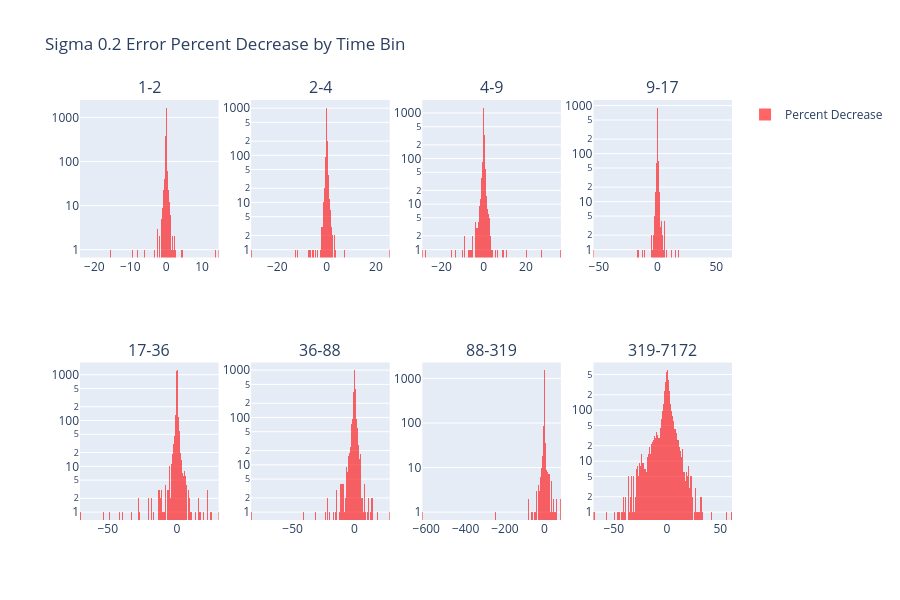

Notebook code for this chart:
### Code cell
error_change_proportion_by_time_bin(S0_2_unary, data[0.2][0]['static_info'])

### Figure 1 — Plotly figure (JSON) as saved in the notebook; plotly's stock layout.template omitted (floating-point values rounded to 4 significant figures; data arrays with more than 128 entries replaced by an {"elided": "..."} marker saying what was removed)
{"data": [{"marker": {"color": "red"}, "name": "Percent Decrease", "opacity": 0.6, "showlegend": true, "type": "histogram", "x": {"elided": "4797 float values"}, "xaxis": "x", "yaxis": "y"}, {"marker": {"color": "red"}, "name": "Percent Decrease", "opacity": 0.6, "showlegend": false, "type": "histogram", "x": {"elided": "2827 float values"}, "xaxis": "x2", "yaxis": "y2"}, {"marker": {"color": "red"}, "name": "Percent Decrease", "opacity": 0.6, "showlegend": false, "type": "histogram", "x": {"elided": "4081 float values"}, "xaxis": "x3", "yaxis": "y3"}, {"marker": {"color": "red"}, "name": "Percent Decrease", "opacity": 0.6, "showlegend": false, "type": "histogram", "x": {"elided": "3451 float values"}, "xaxis": "x4", "yaxis": "y4"}, {"marker": {"color": "red"}, "name": "Percent Decrease", "opacity": 0.6, "showlegend": false, "type": "histogram", "x": {"elided": "3663 float values"}, "xaxis": "x5", "yaxis": "y5"}, {"marker": {"color": "red"}, "name": "Percent Decrease", "opacity": 0.6, "showlegend": false, "type": "histogram", "x": {"elided": "3694 float values"}, "xaxis": "x6", "yaxis": "y6"}, {"marker": {"color": "red"}, "name": "Percent Decrease", "opacity": 0.6, "showlegend": false, "type": "histogram", "x": {"elided": "3720 float values"}, "xaxis": "x7", "yaxis": "y7"}, {"marker": {"color": "red"}, "name": "Percent Decrease", "opacity": 0.6, "showlegend": false, "type": "histogram", "x": {"elided": "3740 float values"}, "xaxis": "x8", "yaxis": "y8"}], "layout": {"annotations": [{"font": {"size": 16}, "showarrow": false, "text": "1-2", "x": 0.1062, "xanchor": "center", "xref": "paper", "y": 1, "yanchor": "bottom", "yref": "paper"}, {"font": {"size": 16}, "showarrow": false, "text": "2-4", "x": 0.3688, "xanchor": "center", "xref": "paper", "y": 1, "yanchor": "bottom", "yref": "paper"}, {"font": {"size": 16}, "showarrow": false, "text": "4-9", "x": 0.6313, "xanchor": "center", "xref": "paper", "y": 1, "yanchor": "bottom", "yref": "paper"}, {"font": {"size": 16}, "showarrow": false, "text": "9-17", "x": 0.8938, "xanchor": "center", "xref": "paper", "y": 1, "yanchor": "bottom", "yref": "paper"}, {"font": {"size": 16}, "showarrow": false, "text": "17-36", "x": 0.1062, "xanchor": "center", "xref": "paper", "y": 0.375, "yanchor": "bottom", "yref": "paper"}, {"font": {"size": 16}, "showarrow": false, "text": "36-88", "x": 0.3688, "xanchor": "center", "xref": "paper", "y": 0.375, "yanchor": "bottom", "yref": "paper"}, {"font": {"size": 16}, "showarrow": false, "text": "88-319", "x": 0.6313, "xanchor": "center", "xref": "paper", "y": 0.375, "yanchor": "bottom", "yref": "paper"}, {"font": {"size": 16}, "showarrow": false, "text": "319-7172", "x": 0.8938, "xanchor": "center", "xref": "paper", "y": 0.375, "yanchor": "bottom", "yref": "paper"}], "barmode": "overlay", "height": 600, "title": {"text": "Sigma 0.2 Error Percent Decrease by Time Bin"}, "xaxis": {"anchor": "y", "domain": [0, 0.2125]}, "xaxis2": {"anchor": "y2", "domain": [0.2625, 0.475]}, "xaxis3": {"anchor": "y3", "domain": [0.525, 0.7375]}, "xaxis4": {"anchor": "y4", "domain": [0.7875, 1]}, "xaxis5": {"anchor": "y5", "domain": [0, 0.2125]}, "xaxis6": {"anchor": "y6", "domain": [0.2625, 0.475]}, "xaxis7": {"anchor": "y7", "domain": [0.525, 0.7375]}, "xaxis8": {"anchor": "y8", "domain": [0.7875, 1]}, "yaxis": {"anchor": "x", "domain": [0.625, 1], "type": "log"}, "yaxis2": {"anchor": "x2", "domain": [0.625, 1], "type": "log"}, "yaxis3": {"anchor": "x3", "domain": [0.625, 1], "type": "log"}, "yaxis4": {"anchor": "x4", "domain": [0.625, 1], "type": "log"}, "yaxis5": {"anchor": "x5", "domain": [0, 0.375], "type": "log"}, "yaxis6": {"anchor": "x6", "domain": [0, 0.375], "type": "log"}, "yaxis7": {"anchor": "x7", "domain": [0, 0.375], "type": "log"}, "yaxis8": {"anchor": "x8", "domain": [0, 0.375], "type": "log"}}}
